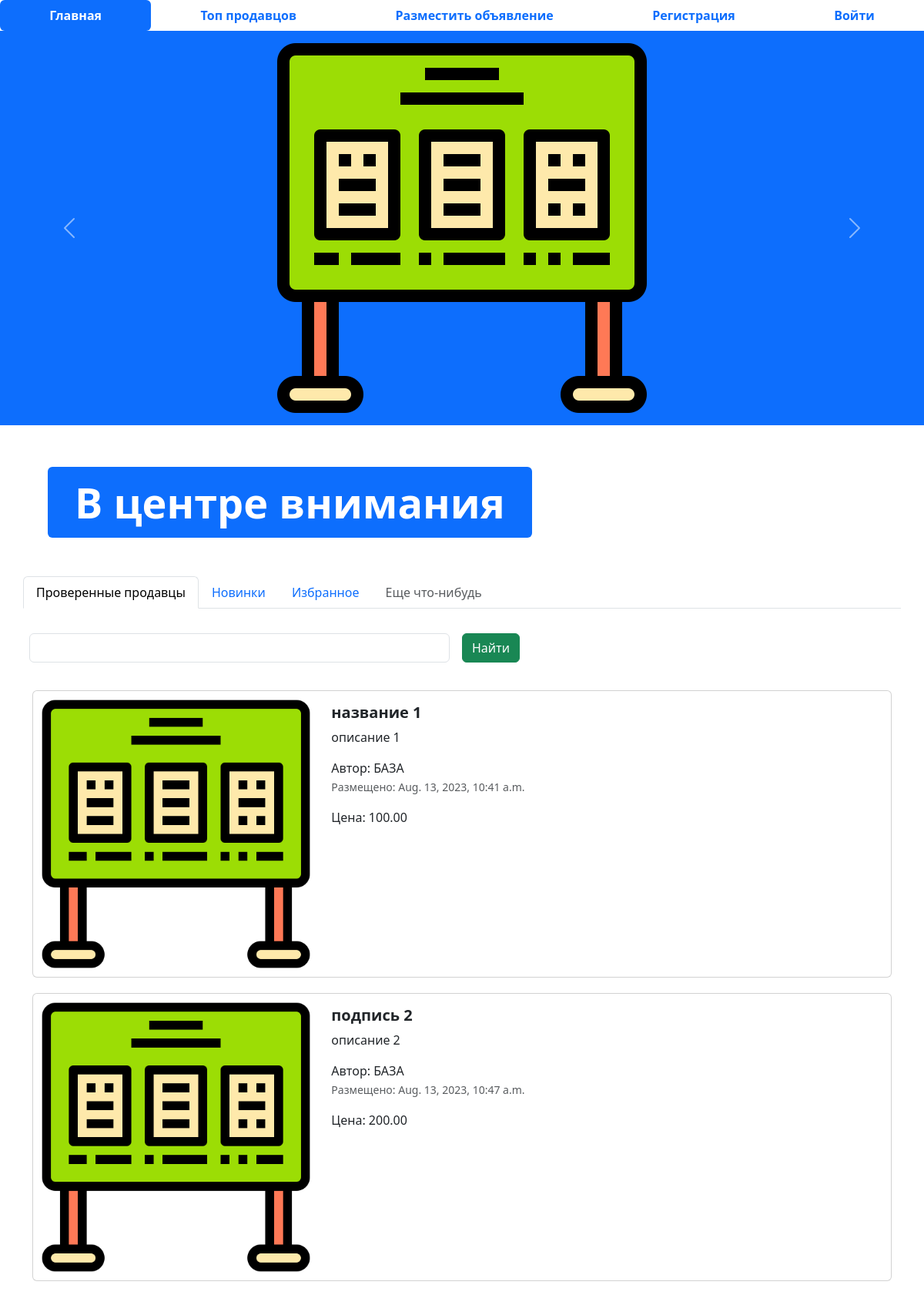
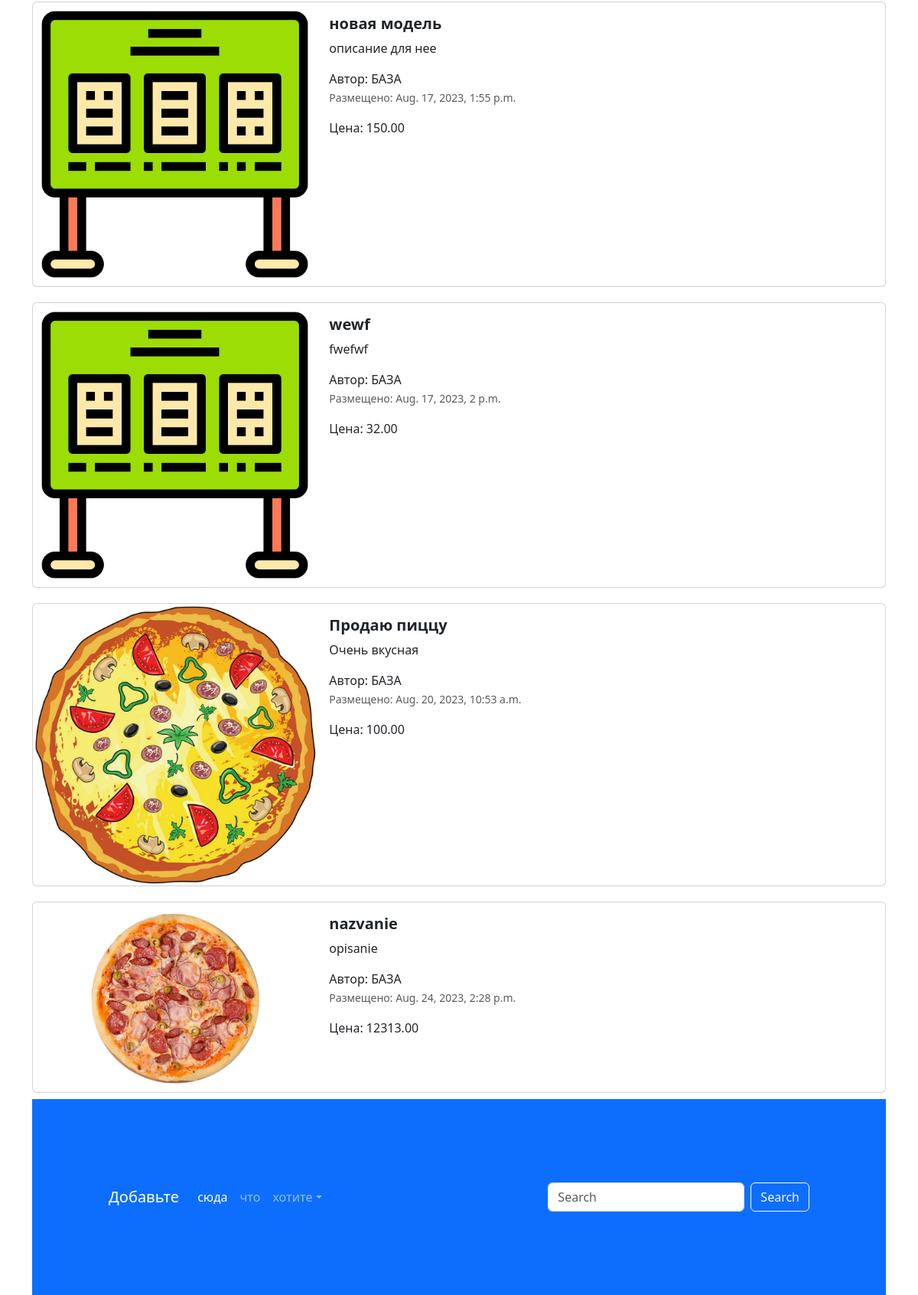
The page / on the database its author committed (2 pictures, top to bottom).
### app_advertisements/models.py (models this page shows, shortened)
class Advertisement(models.Model):
    title = models.CharField("заголовок", max_length=128)
    description = models.TextField("описание")
    price = models.DecimalField("цена", max_digits=10, decimal_places=2)
    auction = models.BooleanField("торг", help_text="Отметьте, если торг уместен")
    created_at = models.DateTimeField(auto_now_add=True)
    updated_at = models.DateTimeField(auto_now=True)
    user = models.ForeignKey(User, verbose_name='пользователь', on_delete=models.CASCADE)
    image = models.ImageField("изображение", upload_to="advertisements/")
    class Meta:
        db_table ="advertisements"

### app_advertisements/views.py (the view)
# urls.py: path('', index, name='main-page'),
def index(request):
    advertisements = Advertisement.objects.all()
    context = {'advertisements': advertisements}
    return render(request, 'app_advertisements/index.html', context)

### templates/app_advertisements/index.html (shortened to what this page needs)
{% extends 'base.html' %}
{% load static %}
{% block content %}
<ul class="nav nav-pills sticky-top bg-white nav-fill">
  <li class="nav-item">
    <a class="nav-link active" aria-current="page" href="{% url 'main-page' %}">
      <span style="font-weight: bold;">Главная</span>
    </a>
  </li>
  <li class="nav-item">
    <a class="nav-link" href="{% url 'top-sellers' %}"><span style="font-weight: bold;">Топ продавцов</span>
    </a>
  </li>
  <li class="nav-item">
    <a class="nav-link" href="{% url 'adv-post' %}">
      <span style="font-weight: bold;">Разместить объявление</span>
    </a>
  </li>
  {% if not user.is_authenticated %}
  <li class="nav-item">
    <a class="nav-link" href="{% url 'register' %}">
      <span style="font-weight: bold;">Регистрация</span>
    </a>
  </li>
  <li class="nav-item">
    <a class="nav-link" href="{% url 'login' %}">
      <span style="font-weight: bold;">Войти</span>
    </a>
  </li>
  {% endif %}
</ul>
<div id="carouselExampleControls" class="carousel slide bg-primary" data-bs-ride="carousel">
  <div class="carousel-inner">
    <div class="carousel-item active">
      <img src="{% static 'img/adv.png' %}" class="mx-auto d-block w-33" alt="...">
    </div>
  </div>
  <button class="carousel-control-prev" type="button" data-bs-target="#carouselExampleControls" data-bs-slide="prev">
    <span class="carousel-control-prev-icon" aria-hidden="true"></span>
  </button>
  <button class="carousel-control-next" type="button" data-bs-target="#carouselExampleControls" data-bs-slide="next">
    <span class="carousel-control-next-icon" aria-hidden="true"></span>
  </button>
</div>
<div class="container" style="margin: 50px;">
  <div class="display-2">
    <span class="badge bg-primary">В центре внимания</span>
  </div>
</div>
<div class="container">
  <div class="row">
    <ul class="nav nav-tabs bg-white">
      <li class="nav-item">
        <a class="nav-link active" aria-current="page" href="#">Проверенные продавцы</a>
      </li>
      <li class="nav-item">
        <a class="nav-link" href="#">Новинки</a>
      </li>
      <li class="nav-item">
        <a class="nav-link" href="#">Избранное</a>
      </li>
      <li class="nav-item">
        <a class="nav-link disabled" href="#" tabindex="-1" aria-disabled="true">Еще что-нибудь</a>
      </li>
    </ul>
    <form class="row g-3">
      <div class="col-auto w-50">
        <input type="text" class="form-control">
      </div>
      <div class="col-auto">
        <button type="submit" class="btn btn-success mb-3">Найти</button>
      </div>
    </form>
  </div>
  {% for adv in advertisements %}
  <div class="col">
    <div class="card mb-2" style="max-width: 1200px; margin-top: 20px;">
      <div class="row g-0">
        <div class="col-md-4">
          <a href="advertisement.html" class="nav-link">
            <img src="{% if adv.image %} {{ adv.image.url }} {% else %} {% static 'img/adv.png' %} {% endif %}" class="img-fluid rounded-start" alt="Card title">
          </a>
        </div>
        <div class="col-md-8">
          <div class="card-body">
            <h5 class="card-title">
              <a href="advertisement.html" class="nav-link"><strong>{{ adv.title }}</strong></a>
            </h5>
            <a href="advertisement.html" class="nav-link">
              <p class="card-text">
                {{ adv.description }}
              </p>
              <span>Автор: БАЗА</span>
              <p class="card-text"><small class="text-muted">Размещено: {{ adv.created_at }}</small></p>
              <span>Цена: {{ adv.price }}</span>
            </a>
          </div>
        </div>
      </div>
    </div>
    {% endfor %}
<footer style="padding: 100px;" class="bg-primary">
  <nav class="navbar navbar-expand-sm navbar-dark">
    <a class="navbar-brand" href="#">Добавьте</a>
    <div class="collapse navbar-collapse" id="collapsibleNavId">
      <ul class="navbar-nav me-auto mt-2 mt-lg-0">
        <li class="nav-item">
          <a class="nav-link active" href="#" aria-current="page">сюда</a>
        </li>
        <li class="nav-item">
          <a class="nav-link" href="#">что</a>
        </li>
        <li class="nav-item dropdown">
          <a class="nav-link dropdown-toggle" href="#" id="dropdownId" data-bs-toggle="dropdown" aria-haspopup="true"
             aria-expanded="false">хотите</a>
        </li>
      </ul>
      <form class="d-flex my-2 my-lg-0">
        <input class="form-control me-sm-2" type="text" placeholder="Search">
        <button class="btn btn-outline-light my-2 my-sm-0" type="submit">Search</button>
      </form>
    </div>
  </nav>
</footer>
{% endblock %}

### templates/base.html (shortened to what this page needs)
{% load static %}
<!DOCTYPE html>
<html lang="en">
<head>
  <link href="{% static 'css/bootstrap.min.css' %}" rel="stylesheet">
  <link rel="stylesheet" href="{% static 'css/fontello.css' %}">
</head>
<body>
{% block content %}
{% endblock %}
</body>
</html>

### rows shown on the page
Advertisement: title "название 1", description "описание 1", created_at "Aug. 13, 2023, 10:41 a.m.", price "100.00"
Advertisement: title "подпись 2", description "описание 2", created_at "Aug. 13, 2023, 10:47 a.m.", price "200.00"
Advertisement: title "новая модель", description "описание для нее", created_at "Aug. 17, 2023, 1:55 p.m.", price "150.00"
Advertisement: title "wewf", description "fwefwf", created_at "Aug. 17, 2023, 2 p.m.", price "32.00"
Advertisement: image (picture), title "Продаю пиццу", description "Очень вкусная", created_at "Aug. 20, 2023, 10:53 a.m.", price "100.00"
Advertisement: image (picture), title "nazvanie", description "opisanie", created_at "Aug. 24, 2023, 2:28 p.m.", price "12313.00"
